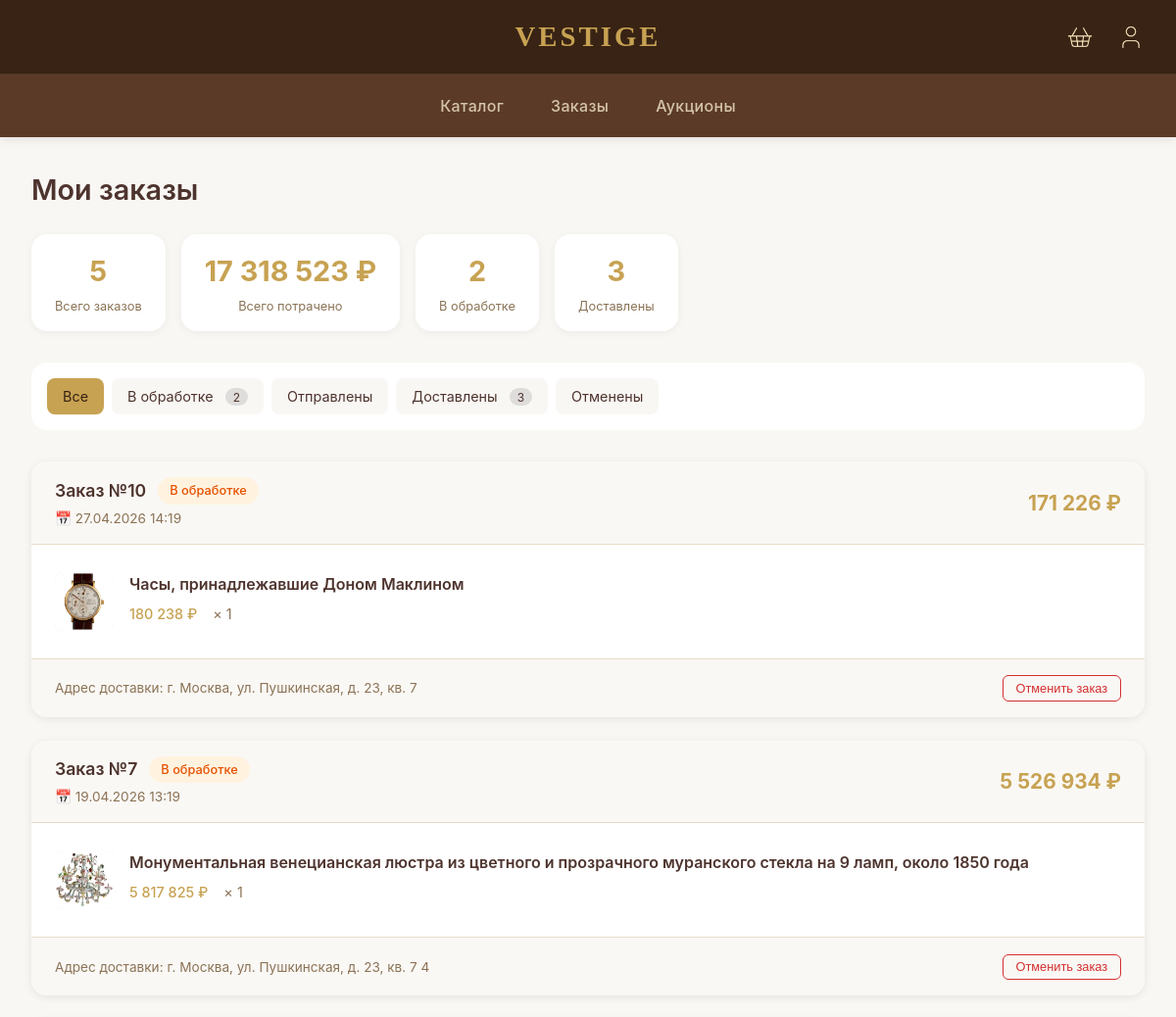
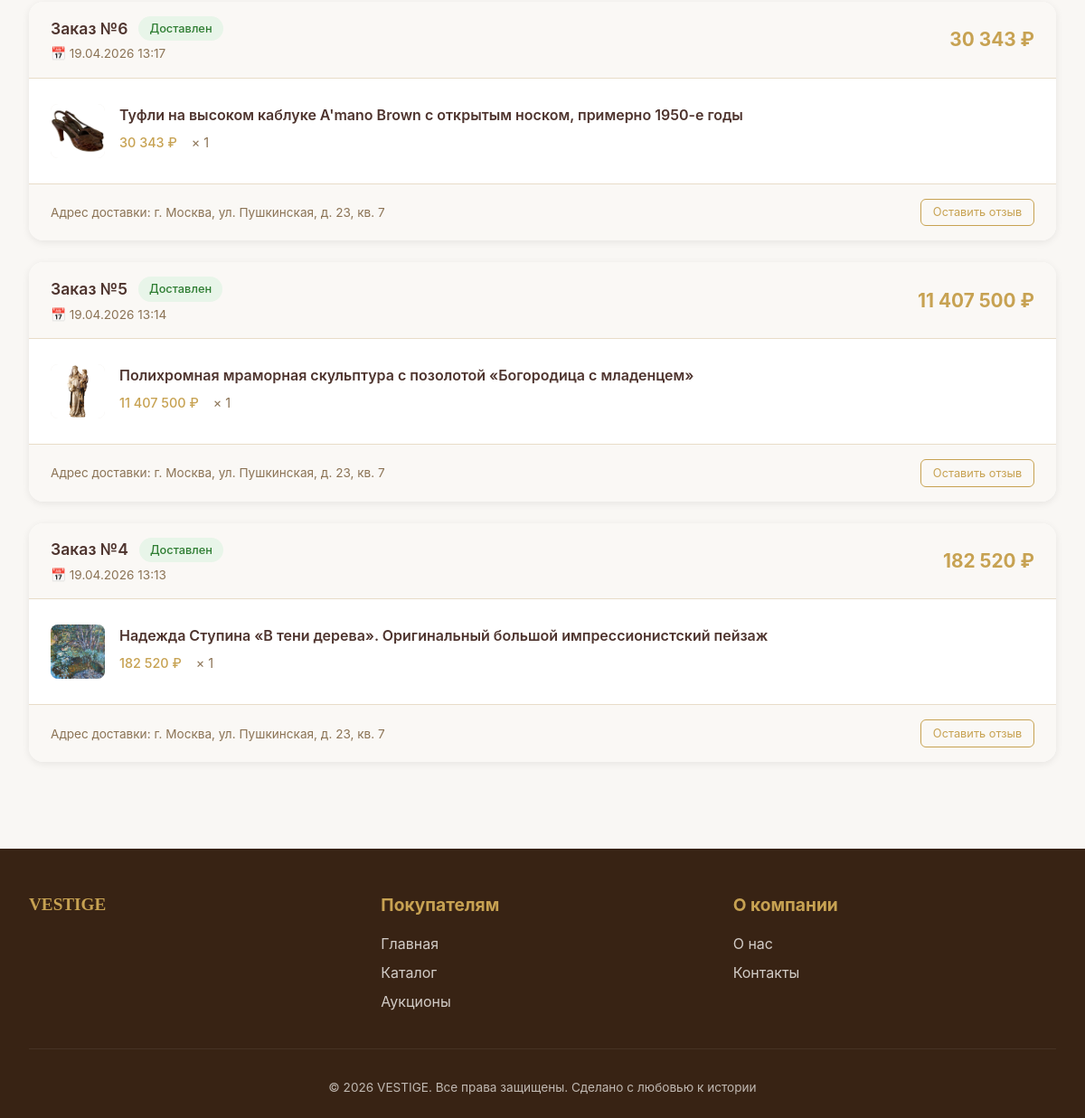
/orders/ (signed in), run on the app's committed database (2 pictures, top to bottom).
### core/models.py (models this page shows, shortened)
class Order(models.Model):
    class StatusChoices(models.TextChoices):
        PROCESSING = 'processing', 'В обработке'
        SHIPPED = 'shipped', 'Отправлен'
        DELIVERED = 'delivered', 'Доставлен'
        CANCELLED = 'cancelled', 'Отменён'
    user = models.ForeignKey(
        User,
        on_delete=models.CASCADE,
        related_name='orders',
        verbose_name='Пользователь'
    )
    status = models.CharField(
        max_length=20,
        choices=StatusChoices.choices,
        default=StatusChoices.PROCESSING,
        verbose_name='Статус'
    )
    total_price = models.DecimalField(max_digits=10, decimal_places=2, verbose_name='Общая стоимость')
    delivery_address = models.TextField(verbose_name='Адрес доставки')
    payment_method = models.CharField(max_length=20, verbose_name='Способ оплаты')
    created_at = models.DateTimeField(auto_now_add=True, verbose_name='Дата создания')
    updated_at = models.DateTimeField(auto_now=True, verbose_name='Дата обновления')
    items_m2m = models.ManyToManyField(
        'AntiqueItem',
        through='OrderItem',
        through_fields=('order', 'antique_item'),
        related_name='orders_m2m'
    )
    history = HistoricalRecords(verbose_name='История заказа')
    class Meta:
        verbose_name = 'Заказ'
        verbose_name_plural = 'Заказы'
        ordering = ['-created_at']

class OrderItem(models.Model):
    order = models.ForeignKey(
        Order,
        on_delete=models.CASCADE,
        related_name='items',
        verbose_name='Заказ'
    )
    antique_item = models.ForeignKey(
        AntiqueItem,
        on_delete=models.CASCADE,
        verbose_name='Антикварный предмет'
    )
    quantity = models.PositiveIntegerField(verbose_name='Количество')
    price_at_time = models.DecimalField(max_digits=10, decimal_places=2, verbose_name='Цена на момент заказа')
    class Meta:
        verbose_name = 'Элемент заказа'
        verbose_name_plural = 'Элементы заказа'

class AntiqueItem(models.Model):
    class ConditionChoices(models.TextChoices):
        EXCELLENT = 'excellent', 'Отличное'
        GOOD = 'good', 'Хорошее'
        RESTORED = 'restored', 'С реставрацией'
    name = models.TextField(verbose_name='Название')
    description = models.TextField(verbose_name='Описание')
    price = models.DecimalField(max_digits=10, decimal_places=2, verbose_name='Цена')
    category = models.ForeignKey(
        Category,
        on_delete=models.CASCADE,
        related_name='items',
        verbose_name='Категория'
    )
    additional_categories = models.ManyToManyField(
        Category,
        blank=True,
        related_name='additional_items',
        verbose_name='Дополнительные категории'
    )
    era = models.CharField(max_length=100, blank=True, verbose_name='Эпоха')
    condition = models.CharField(
        max_length=20,
        choices=ConditionChoices.choices,
        default=ConditionChoices.GOOD,
        verbose_name='Состояние'
    )
    stock = models.PositiveIntegerField(default=0, verbose_name='Остаток')
    image = models.ImageField(upload_to='items/', blank=True, null=True, verbose_name='Изображение')
    certificate_pdf = models.FileField(
        upload_to='certificates/',
        blank=True,
        null=True,
        verbose_name='Сертификат (PDF)'
    )
    video_review_url = models.URLField(blank=True, null=True, verbose_name='Ссылка на видеообзор')
    created_at = models.DateTimeField(auto_now_add=True, verbose_name='Дата создания')
    updated_at = models.DateTimeField(auto_now=True, verbose_name='Дата обновления')
    objects = models.Manager()
    available = AvailableItemManager()
    history = HistoricalRecords(verbose_name='История изменений')
    class Meta:
        verbose_name = 'Антикварный предмет'
        verbose_name_plural = 'Антикварные предметы'
        ordering = ['-created_at']

### core/views.py (the view)
# urls.py: path('orders/', views.user_orders_view, name='user_orders'),
def user_orders_view(request):
    user_id = request.session.get('user_id')
    if not user_id:
        return redirect('core:login')
    orders = Order.objects.filter(
        user_id=user_id
    ).select_related('user').prefetch_related(
        'items__antique_item'
    ).order_by('-created_at')
    total_orders = orders.count()
    total_spent = orders.aggregate(total=Sum('total_price'))['total'] or 0
    processing_count = orders.filter(status='processing').count()
    shipped_count = orders.filter(status='shipped').count()
    delivered_count = orders.filter(status='delivered').count()
    cancelled_count = orders.filter(status='cancelled').count()
    status_filter = request.GET.get('status', '')
    if status_filter and status_filter in ['processing', 'shipped', 'delivered', 'cancelled']:
        orders = orders.filter(status=status_filter)
    paginator = Paginator(orders, 10)
    page = request.GET.get('page', 1)
    try:
        page_orders = paginator.page(page)
    except PageNotAnInteger:
        page_orders = paginator.page(1)
    except EmptyPage:
        page_orders = paginator.page(paginator.num_pages)
    context = {
        'orders': page_orders,
        'total_orders': total_orders,
        'total_spent': total_spent,
        'processing_count': processing_count,
        'shipped_count': shipped_count,
        'delivered_count': delivered_count,
        'cancelled_count': cancelled_count,
        'current_status': status_filter,
        'is_authenticated': True,
    }
    return render(request, 'core/user_orders.html', context)

### core/context_processors.py (called while the page is built)
def user_context(request):
    return {
        'session_user': {
            'id': request.session.get('user_id'),
            'email': request.session.get('user_email'),
            'name': request.session.get('user_name'),
            'is_authenticated': request.session.get('user_id') is not None,
        }
    }

### core/templatetags/custom_tags.py (called while the page is built)
@register.filter
def currency(value):
    if value is None:
        return "0 ₽"
    try:
        return f"{float(value):,.0f} ₽".replace(",", " ")
    except (ValueError, TypeError):
        return f"{value} ₽"

@register.filter
def multiply(value, arg):
    try:
        return float(value) * float(arg)
    except (ValueError, TypeError):
        return 0

### core/templates/core/user_orders.html (shortened to what this page needs)
{% extends 'core/base.html' %}
{% load custom_tags %}
{% block content %}
<div class="container">
    <div class="orders-header">
        <h1 class="section-title">Мои заказы</h1>
        <div class="orders-stats">
            <div class="stat-card">
                <div class="stat-value">{{ total_orders }}</div>
                <div class="stat-label">Всего заказов</div>
            </div>
            <div class="stat-card">
                <div class="stat-value">{{ total_spent|currency }}</div>
                <div class="stat-label">Всего потрачено</div>
            </div>
            {% if processing_count > 0 %}
            <div class="stat-card stat-processing">
                <div class="stat-value">{{ processing_count }}</div>
                <div class="stat-label">В обработке</div>
            </div>
            {% endif %}
            {% if delivered_count > 0 %}
            <div class="stat-card stat-delivered">
                <div class="stat-value">{{ delivered_count }}</div>
                <div class="stat-label">Доставлены</div>
            </div>
            {% endif %}
        </div>
    </div>
    <div class="orders-filters">
        <div class="filter-buttons">
            <a href="{% url 'core:user_orders' %}"
               class="filter-btn {% if not current_status %}active{% endif %}">
                Все
            </a>
            <a href="?status=processing"
               class="filter-btn {% if current_status == 'processing' %}active{% endif %}">
                В обработке
                {% if processing_count > 0 %}
                <span class="badge">{{ processing_count }}</span>
                {% endif %}
            </a>
            <a href="?status=shipped"
               class="filter-btn {% if current_status == 'shipped' %}active{% endif %}">
                Отправлены
            </a>
            <a href="?status=delivered"
               class="filter-btn {% if current_status == 'delivered' %}active{% endif %}">
                Доставлены
                {% if delivered_count > 0 %}
                <span class="badge">{{ delivered_count }}</span>
                {% endif %}
            </a>
            <a href="?status=cancelled"
               class="filter-btn {% if current_status == 'cancelled' %}active{% endif %}">
                Отменены
            </a>
        </div>
    </div>
    {% if orders %}
        <div class="orders-list">
            {% for order in orders %}
            <div class="order-card" data-order-id="{{ order.id }}">
                <div class="order-header">
                    <div class="order-info">
                        <div class="order-number">
                            Заказ №{{ order.id }}
                            <span class="order-status order-status-{{ order.status }}">
                                {{ order.get_status_display }}
                            </span>
                        </div>
                        <div class="order-date">
                            📅 {{ order.created_at|date:"d.m.Y H:i" }}
                        </div>
                    </div>
                    <div class="order-total">
                        {{ order.total_price|currency }}
                    </div>
                </div>
                <div class="order-items">
                    {% for item in order.items.all %}
                    <div class="order-item">
                        <div class="order-item-image">
                            {% if item.antique_item.image %}
                                <img src="{{ item.antique_item.image.url }}" alt="{{ item.antique_item.name }}">
                            {% else %}
                                <div class="no-image">📷</div>
                            {% endif %}
                        </div>
                        <div class="order-item-details">
                            <a href="{% url 'core:item_detail' item.antique_item.id %}" class="order-item-title">
                                {{ item.antique_item.name }}
                            </a>
                            <div class="order-item-meta">
                                <span class="item-price">{{ item.price_at_time|currency }}</span>
                                <span class="item-quantity">× {{ item.quantity }}</span>
                            </div>
                        </div>
                    </div>
                    {% endfor %}
                </div>
                <div class="order-footer">
                    <div class="delivery-address">
                        Адрес доставки: {{ order.delivery_address }}
                    </div>
                    <div class="order-actions">
                        {% if order.status == 'processing' %}
                            <form method="post" action="{% url 'core:cancel_order' order.id %}"
                                  class="cancel-form" style="display: inline;">
                                <button type="submit" class="btn-outline-small cancel-btn"
                                        onclick="return confirm('Вы уверены, что хотите отменить заказ №{{ order.id }}?')">
                                    Отменить заказ
                                </button>
                            </form>
                        {% endif %}
                        {% if order.status == 'delivered' %}
                            <a href="#" class="btn-outline-small review-btn"
                               data-order-id="{{ order.id }}">
                                Оставить отзыв
                            </a>
                        {% endif %}
                    </div>
                </div>
            </div>
            {% endfor %}
        </div>
    {% endif %}
</div>
{% endblock %}

### core/templates/core/base.html (style rules this page uses)
* { margin: 0; padding: 0; box-sizing: border-box; }
:root { --bg-light: #f9f7f4; --bg-dark: #382314; --text-dark: #4E342E; --text-light: #f9f7f4; --gold: #C7A252; --gold-dark: #A8883A; --border-light: #E8DCC8; --card-bg: #FFFFFF; --nav-link-color: #D4C5A9; --nav-link-hover: #C7A252; --focus-ring: 0 0 0 3px rgba(199, 162, 82, 0.5); }
body { font-family: 'Inter', -apple-system, BlinkMacSystemFont, 'Segoe UI', Roboto, sans-serif; background-color: #f9f7f4; color: #4E342E; line-height: 1.5; }
.container { max-width: 1280px; margin: 0 auto; padding: 2rem; }
.section-title { font-size: 1.8rem; margin-bottom: 1.5rem; font-weight: 600; display: flex; align-items: center; gap: 0.5rem; flex-wrap: wrap; }
.order-status-processing { background: #FFF3E0; color: #E65100; }
.order-status-delivered { background: #E8F5E9; color: #2E7D32; }
.order-status { padding: 0.25rem 0.75rem; border-radius: 1.25rem; font-size: 0.8rem; font-weight: 500; display: inline-block; }

### core/templates/core/user_orders.html (style rules this page uses)
.orders-header { margin-bottom: 2rem; }
.orders-stats { display: flex; gap: 1rem; flex-wrap: wrap; margin-top: 1rem; }
.stat-card { background: white; padding: 1rem 1.5rem; border-radius: 16px; text-align: center; min-width: 100px; box-shadow: 0 2px 8px rgba(0,0,0,0.05); }
.stat-value { font-size: 1.8rem; font-weight: bold; color: var(--gold); }
.stat-label { font-size: 0.8rem; color: #8B7355; margin-top: 0.25rem; }
.stat-processing { color: #8B7355; }
.orders-filters { display: flex; justify-content: space-between; align-items: center; flex-wrap: wrap; gap: 1rem; margin-bottom: 2rem; padding: 1rem; background: white; border-radius: 16px; }
.filter-buttons { display: flex; gap: 0.5rem; flex-wrap: wrap; }
.filter-btn { padding: 0.5rem 1rem; background: var(--bg-light); border-radius: 8px; text-decoration: none; color: var(--text-dark); font-size: 0.9rem; transition: all 0.2s; }
.filter-btn.active { background: var(--gold); color: var(--bg-dark); }
.filter-btn .badge { background: rgba(0,0,0,0.1); border-radius: 12px; padding: 0.1rem 0.5rem; margin-left: 0.5rem; font-size: 0.75rem; }
.orders-list { display: flex; flex-direction: column; gap: 1.5rem; }
.order-card { background: white; border-radius: 16px; overflow: hidden; box-shadow: 0 2px 8px rgba(0,0,0,0.08); transition: box-shadow 0.2s; }
.order-header { display: flex; justify-content: space-between; align-items: center; padding: 1rem 1.5rem; background: #faf8f5; border-bottom: 1px solid var(--border-light); flex-wrap: wrap; gap: 1rem; }
.order-number { font-size: 1.1rem; font-weight: 600; display: flex; align-items: center; gap: 0.75rem; flex-wrap: wrap; }
.order-date { font-size: 0.85rem; color: #8B7355; margin-top: 0.25rem; }
.order-total { text-align: right; font-size: 1.3rem; font-weight: bold; color: var(--gold); }
.order-items { padding: 1rem 1.5rem; border-bottom: 1px solid var(--border-light); }
.order-item { display: flex; gap: 1rem; padding: 0.75rem 0; border-bottom: 1px solid #f0ebe3; }
.order-item:last-child { border-bottom: none; }
.order-item-image { width: 60px; height: 60px; flex-shrink: 0; border-radius: 8px; overflow: hidden; background: #f0ebe3; }
.order-item-image img { width: 100%; height: 100%; object-fit: cover; }
.order-item-details { flex: 1; }
.order-item-title { font-weight: 600; text-decoration: none; color: var(--text-dark); transition: color 0.2s; }
.order-item-meta { margin-top: 0.5rem; font-size: 0.9rem; display: flex; gap: 1rem; flex-wrap: wrap; }
.item-price { color: var(--gold); font-weight: 500; }
.item-quantity { color: #8B7355; }
.order-footer { padding: 1rem 1.5rem; display: flex; justify-content: space-between; align-items: center; flex-wrap: wrap; gap: 1rem; background: #faf8f5; }
.delivery-address { font-size: 0.85rem; color: #8B7355; }
.order-actions { display: flex; gap: 0.5rem; }
.btn-outline-small { padding: 0.3rem 0.8rem; border: 1px solid var(--gold); background: transparent; border-radius: 6px; color: var(--gold); font-size: 0.8rem; text-decoration: none; cursor: pointer; transition: all 0.2s; }
.cancel-btn { border-color: #d32f2f; color: #d32f2f; }

### data on the page
Order: id "10", status "В обработке", created_at "27.04.2026 14:19", total_price "171 226 ₽", delivery_address "г. Москва, ул. Пушкинская, д. 23, кв. 7"
OrderItem: antique_item.image (picture), antique_item.name "Часы, принадлежавшие Доном Маклином", price_at_time "180 238 ₽", quantity "1"
Order: id "7", status "В обработке", created_at "19.04.2026 13:19", total_price "5 526 934 ₽", delivery_address "г. Москва, ул. Пушкинская, д. 23, кв. 7 4"
OrderItem: antique_item.image (picture), antique_item.name "Монументальная венецианская люстра из цветного и прозрачного муранского стекла на 9 ламп, около 1850 года", price_at_time "5 817 825 ₽", quantity "1"
Order: id "6", status "Доставлен", created_at "19.04.2026 13:17", total_price "30 343 ₽", delivery_address "г. Москва, ул. Пушкинская, д. 23, кв. 7"
OrderItem: antique_item.image (picture), antique_item.name "Туфли на высоком каблуке A'mano Brown с открытым носком, примерно 1950-е годы", price_at_time "30 343 ₽", quantity "1"
Order: id "5", status "Доставлен", created_at "19.04.2026 13:14", total_price "11 407 500 ₽", delivery_address "г. Москва, ул. Пушкинская, д. 23, кв. 7"
OrderItem: antique_item.image (picture), antique_item.name "Полихромная мраморная скульптура с позолотой «Богородица с младенцем»", price_at_time "11 407 500 ₽", quantity "1"
Order: id "4", status "Доставлен", created_at "19.04.2026 13:13", total_price "182 520 ₽", delivery_address "г. Москва, ул. Пушкинская, д. 23, кв. 7"
OrderItem: antique_item.image (picture), antique_item.name "Надежда Ступина «В тени дерева». Оригинальный большой импрессионистский пейзаж", price_at_time "182 520 ₽", quantity "1"

### other printed values
{{ total_orders }} "5"
{{ total_spent|currency }} "17 318 523 ₽"
{{ processing_count }} "2"
{{ delivered_count }} "3"
